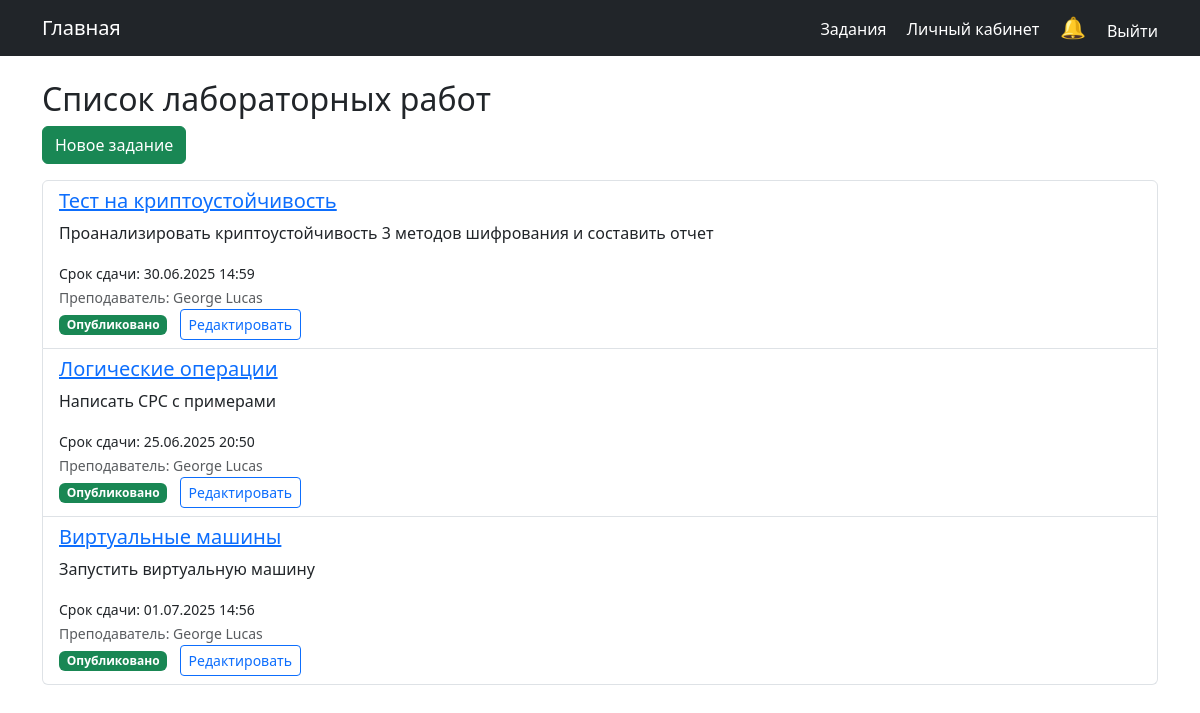
Screenshot of /assignments/ (signed in) with the database file from the repository.
### assignments/models.py (models this page shows, shortened)
class Assignment(models.Model):
    STATUS_CHOICES = [
        ('draft', 'Черновик'),
        ('published', 'Опубликовано'),
    ]
    title = models.CharField(max_length=200)
    description = models.TextField()
    created_at = models.DateTimeField(auto_now_add=True)
    due_date = models.DateTimeField()
    created_by = models.ForeignKey(User, on_delete=models.CASCADE, related_name='assignments')
    status = models.CharField(max_length=10, choices=STATUS_CHOICES, default='draft')
    max_score = models.IntegerField(default=100, verbose_name="Максимальный балл")  # Добавьте это поле

### users/models.py (models this page shows)
class User(AbstractUser):
    is_teacher = models.BooleanField(default=False)
    is_student = models.BooleanField(default=False)
    is_approved = models.BooleanField(default=False, verbose_name="Подтверждён администратором")  #
    is_active = models.BooleanField(default=True, verbose_name="Активен")  # Active status of the user
    groups = models.ManyToManyField(
        'auth.Group',
        verbose_name='groups',
        blank=True,
        help_text='The groups this user belongs to.',
        related_name="custom_user_set",
        related_query_name="user",
    )
    user_permissions = models.ManyToManyField(
        'auth.Permission',
        verbose_name='user permissions',
        blank=True,
        help_text='Specific permissions for this user.',
        related_name="custom_user_set",
        related_query_name="user",
    )

### assignments/views.py (the view)
# urls.py: path('', AssignmentListView.as_view(), name='assignment-list'),
class AssignmentListView(LoginRequiredMixin, ListView):
    model = Assignment  # Используем нашу модель
    template_name = 'assignments/list.html'  # Используем этот шаблон
    def get_queryset(self):
        user = self.request.user
        if user.is_teacher:
            return Assignment.objects.filter(created_by=user)
        elif user.is_student:
            return Assignment.objects.filter(status='published')
        return Assignment.objects.none()

### notifications/context_processors.py (called while the page is built)
def unread_notifications(request):
    if request.user.is_authenticated:
        unread_notes = Notification.objects.filter(user=request.user, is_read=False)
        all_notes = Notification.objects.filter(user=request.user)
    else:
        unread_notes = []
        all_notes = []
    return {
        'unread_notes': unread_notes,
        'all_notes': all_notes,
    }

### templates/assignments/list.html
{% extends 'base.html' %}
{% block content %}
<h2>Список лабораторных работ</h2>
{% if user.is_teacher %}
    <a href="{% url 'assignment-create' %}" class="btn btn-success mb-3">Новое задание</a>
{% endif %}
<div class="list-group">
    {% for assignment in object_list %}
    <div class="list-group-item">
        <h5><a href="{% url 'assignment-detail' assignment.pk %}">{{ assignment.title }}</a></h5>
        <p>{{ assignment.description|truncatechars:100 }}</p>
        <small>Срок сдачи: {{ assignment.due_date|date:"d.m.Y H:i" }}</small>
        <br>
        <small class="text-muted">
            Преподаватель: {{ assignment.created_by.get_full_name|default:assignment.created_by.username }}
        </small>
        <br>
        <span class="badge bg-{% if assignment.status == 'published' %}success{% else %}secondary{% endif %}">
            {{ assignment.get_status_display }}
        </span>
        {% if user.is_teacher %}
            <a href="{% url 'assignment-edit' assignment.pk %}" class="btn btn-sm btn-outline-primary ms-2">Редактировать</a>
        {% endif %}
    </div>
    {% empty %}
    <div class="list-group-item">
        Пока нет заданий
    </div>
    {% endfor %}
</div>
{% endblock %}

### rows the page displays
Assignment: title "Тест на криптоустойчивость", description "Проанализировать криптоустойчивость 3 методов шифрования и составить отчет", due_date "30.06.2025 14:59", created_by.get_full_name "George Lucas", status "Опубликовано"
Assignment: title "Логические операции", description "Написать СРС с примерами", due_date "25.06.2025 20:50", created_by.get_full_name "George Lucas", status "Опубликовано"
Assignment: title "Виртуальные машины", description "Запустить виртуальную машину", due_date "01.07.2025 14:56", created_by.get_full_name "George Lucas", status "Опубликовано"
